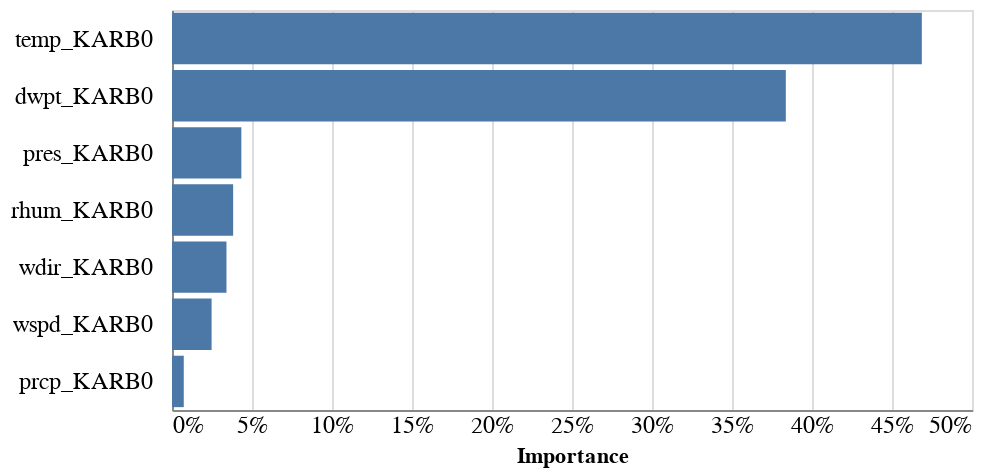

The code cell stored with this chart in its notebook:
### Code cell
alt.Chart(feature_importance_df).mark_bar().encode(
    x=alt.X('Importance:Q', axis=alt.Axis(format="%", tickSize=0, labelFontSize=12)),
    y=alt.Y(
        'Feature:N', sort=list(feature_importance_df.Feature), title="",
        axis=alt.Axis(tickSize=0, labelFontSize=12, labelPadding=10)),
).properties(
    height=200
)

### Figure 1 — Vega-Lite specification as saved in the notebook (floating-point values rounded to 4 significant figures)
{"config": {"view": {"continuousWidth": 400, "continuousHeight": 300}}, "data": {"name": "data-eb14b5679bf48630afe0982263d47d7d"}, "mark": "bar", "encoding": {"x": {"axis": {"format": "%", "labelFontSize": 12, "tickSize": 0}, "field": "Importance", "type": "quantitative"}, "y": {"axis": {"labelFontSize": 12, "labelPadding": 10, "tickSize": 0}, "field": "Feature", "sort": ["temp_KARB0", "dwpt_KARB0", "pres_KARB0", "rhum_KARB0", "wdir_KARB0", "wspd_KARB0", "prcp_KARB0"], "title": "", "type": "nominal"}}, "height": 200, "$schema": "https://vega.github.io/schema/vega-lite/v4.17.0.json", "datasets": {"data-eb14b5679bf48630afe0982263d47d7d": [{"Feature": "temp_KARB0", "Importance": 0.4686}, {"Feature": "dwpt_KARB0", "Importance": 0.3836}, {"Feature": "pres_KARB0", "Importance": 0.04335}, {"Feature": "rhum_KARB0", "Importance": 0.03822}, {"Feature": "wdir_KARB0", "Importance": 0.03404}, {"Feature": "wspd_KARB0", "Importance": 0.02474}, {"Feature": "prcp_KARB0", "Importance": 0.007355}]}}
